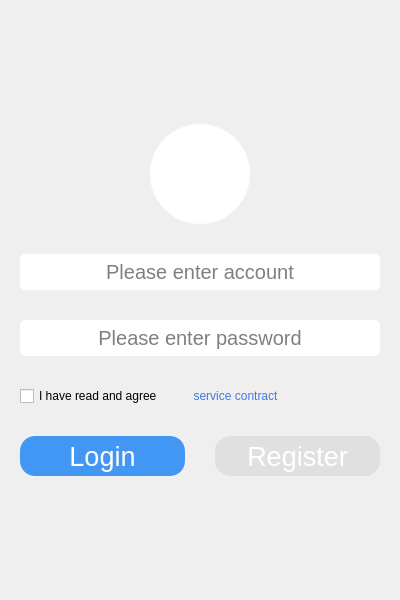
<?xml version="1.0" encoding="UTF-8"?>
<ui version="4.0">
 <class>Form</class>
 <widget class="QWidget" name="Form">
  <property name="geometry">
   <rect>
    <x>0</x>
    <y>0</y>
    <width>400</width>
    <height>600</height>
   </rect>
  </property>
  <property name="minimumSize">
   <size>
    <width>400</width>
    <height>600</height>
   </size>
  </property>
  <property name="maximumSize">
   <size>
    <width>400</width>
    <height>600</height>
   </size>
  </property>
  <property name="windowTitle">
   <string>NCL Chat Room</string>
  </property>
  <layout class="QHBoxLayout" name="horizontalLayout">
   <item>
    <widget class="QStackedWidget" name="stackedWidget">
     <property name="currentIndex">
      <number>0</number>
     </property>
     <widget class="QWidget" name="page">
      <layout class="QHBoxLayout" name="horizontalLayout_5">
       <item>
        <layout class="QVBoxLayout" name="verticalLayout">
         <property name="spacing">
          <number>30</number>
         </property>
         <item>
          <spacer name="verticalSpacer">
           <property name="orientation">
            <enum>Qt::Vertical</enum>
           </property>
           <property name="sizeHint" stdset="0">
            <size>
             <width>20</width>
             <height>40</height>
            </size>
           </property>
          </spacer>
         </item>
         <item>
          <layout class="QHBoxLayout" name="horizontalLayout_4">
           <item>
            <spacer name="horizontalSpacer_3">
             <property name="orientation">
              <enum>Qt::Horizontal</enum>
             </property>
             <property name="sizeHint" stdset="0">
              <size>
               <width>40</width>
               <height>20</height>
              </size>
             </property>
            </spacer>
           </item>
           <item>
            <widget class="QLabel" name="label">
             <property name="minimumSize">
              <size>
               <width>100</width>
               <height>100</height>
              </size>
             </property>
             <property name="maximumSize">
              <size>
               <width>100</width>
               <height>100</height>
              </size>
             </property>
             <property name="styleSheet">
              <string notr="true">border-radius: 50px;
background-color: rgb(255, 255, 255);
image: url(imgs/logo.png);
padding: 10px;
</string>
             </property>
             <property name="text">
              <string/>
             </property>
            </widget>
           </item>
           <item>
            <spacer name="horizontalSpacer_2">
             <property name="orientation">
              <enum>Qt::Horizontal</enum>
             </property>
             <property name="sizeHint" stdset="0">
              <size>
               <width>40</width>
               <height>20</height>
              </size>
             </property>
            </spacer>
           </item>
          </layout>
         </item>
         <item>
          <widget class="QLineEdit" name="lineEdit">
           <property name="font">
            <font>
             <pointsize>15</pointsize>
            </font>
           </property>
           <property name="styleSheet">
            <string notr="true">border-radius:5px;
background-color: rgb(255, 255, 255);
padding:5px;</string>
           </property>
           <property name="alignment">
            <set>Qt::AlignCenter</set>
           </property>
           <property name="placeholderText">
            <string>Please enter account</string>
           </property>
          </widget>
         </item>
         <item>
          <widget class="QLineEdit" name="lineEdit_2">
           <property name="font">
            <font>
             <pointsize>15</pointsize>
            </font>
           </property>
           <property name="styleSheet">
            <string notr="true">border-radius:5px;
background-color: rgb(255, 255, 255);
padding:5px;</string>
           </property>
           <property name="echoMode">
            <enum>QLineEdit::Password</enum>
           </property>
           <property name="alignment">
            <set>Qt::AlignCenter</set>
           </property>
           <property name="placeholderText">
            <string>Please enter password</string>
           </property>
          </widget>
         </item>
         <item>
          <layout class="QHBoxLayout" name="horizontalLayout_2">
           <item>
            <widget class="QCheckBox" name="checkBox">
             <property name="text">
              <string>I have read and agree</string>
             </property>
            </widget>
           </item>
           <item>
            <widget class="QPushButton" name="pushButton_3">
             <property name="styleSheet">
              <string notr="true">border: none;
color: rgb(69, 119, 223);</string>
             </property>
             <property name="text">
              <string>service contract</string>
             </property>
            </widget>
           </item>
           <item>
            <spacer name="horizontalSpacer">
             <property name="orientation">
              <enum>Qt::Horizontal</enum>
             </property>
             <property name="sizeHint" stdset="0">
              <size>
               <width>40</width>
               <height>20</height>
              </size>
             </property>
            </spacer>
           </item>
          </layout>
         </item>
         <item>
          <layout class="QHBoxLayout" name="horizontalLayout_3">
           <item>
            <widget class="QPushButton" name="pushButton">
             <property name="minimumSize">
              <size>
               <width>0</width>
               <height>40</height>
              </size>
             </property>
             <property name="font">
              <font>
               <pointsize>20</pointsize>
              </font>
             </property>
             <property name="styleSheet">
              <string notr="true">QPushButton{
border-radius:15px;
color: rgb(255, 255, 255);
background-color: rgb(67, 151, 244);
}
QPushButton:hover{
background-color: rgb(15, 110, 210);
}
QPushButton:pressed{
background-color: rgb(10, 89, 178);
}</string>
             </property>
             <property name="text">
              <string>Login</string>
             </property>
            </widget>
           </item>
           <item>
            <widget class="QPushButton" name="pushButton_2">
             <property name="minimumSize">
              <size>
               <width>0</width>
               <height>40</height>
              </size>
             </property>
             <property name="font">
              <font>
               <pointsize>20</pointsize>
              </font>
             </property>
             <property name="styleSheet">
              <string notr="true">QPushButton{
border-radius:15px;
color: rgb(255, 255, 255);
background-color: rgb(224, 224, 224);
}
QPushButton:hover{
background-color: rgb(194, 194, 194);
}
QPushButton:pressed{
background-color: rgb(163, 163, 163);
}
</string>
             </property>
             <property name="text">
              <string>Register</string>
             </property>
            </widget>
           </item>
          </layout>
         </item>
         <item>
          <spacer name="verticalSpacer_2">
           <property name="orientation">
            <enum>Qt::Vertical</enum>
           </property>
           <property name="sizeHint" stdset="0">
            <size>
             <width>20</width>
             <height>40</height>
            </size>
           </property>
          </spacer>
         </item>
        </layout>
       </item>
      </layout>
     </widget>
     <widget class="QWidget" name="page_2">
      <layout class="QHBoxLayout" name="horizontalLayout_7">
       <item>
        <layout class="QVBoxLayout" name="verticalLayout_2">
         <property name="spacing">
          <number>30</number>
         </property>
         <item>
          <spacer name="verticalSpacer_3">
           <property name="orientation">
            <enum>Qt::Vertical</enum>
           </property>
           <property name="sizeHint" stdset="0">
            <size>
             <width>20</width>
             <height>40</height>
            </size>
           </property>
          </spacer>
         </item>
         <item>
          <layout class="QHBoxLayout" name="horizontalLayout_6">
           <item>
            <spacer name="horizontalSpacer_4">
             <property name="orientation">
              <enum>Qt::Horizontal</enum>
             </property>
             <property name="sizeHint" stdset="0">
              <size>
               <width>40</width>
               <height>20</height>
              </size>
             </property>
            </spacer>
           </item>
           <item>
            <widget class="QLabel" name="label_2">
             <property name="minimumSize">
              <size>
               <width>100</width>
               <height>100</height>
              </size>
             </property>
             <property name="maximumSize">
              <size>
               <width>100</width>
               <height>100</height>
              </size>
             </property>
             <property name="styleSheet">
              <string notr="true">border-radius: 50px;
background-color: rgb(255, 255, 255);
image: url(imgs/logo.png);
padding: 10px;
</string>
             </property>
             <property name="text">
              <string/>
             </property>
            </widget>
           </item>
           <item>
            <spacer name="horizontalSpacer_5">
             <property name="orientation">
              <enum>Qt::Horizontal</enum>
             </property>
             <property name="sizeHint" stdset="0">
              <size>
               <width>40</width>
               <height>20</height>
              </size>
             </property>
            </spacer>
           </item>
          </layout>
         </item>
         <item>
          <widget class="QLineEdit" name="lineEdit_3">
           <property name="font">
            <font>
             <pointsize>15</pointsize>
            </font>
           </property>
           <property name="styleSheet">
            <string notr="true">border-radius:5px;
background-color: rgb(255, 255, 255);
padding:5px;</string>
           </property>
           <property name="alignment">
            <set>Qt::AlignCenter</set>
           </property>
           <property name="placeholderText">
            <string>Please enter account</string>
           </property>
          </widget>
         </item>
         <item>
          <widget class="QLineEdit" name="lineEdit_4">
           <property name="font">
            <font>
             <pointsize>15</pointsize>
            </font>
           </property>
           <property name="styleSheet">
            <string notr="true">border-radius:5px;
background-color: rgb(255, 255, 255);
padding:5px;</string>
           </property>
           <property name="echoMode">
            <enum>QLineEdit::Password</enum>
           </property>
           <property name="alignment">
            <set>Qt::AlignCenter</set>
           </property>
           <property name="placeholderText">
            <string>Please enter password</string>
           </property>
          </widget>
         </item>
         <item>
          <widget class="QLineEdit" name="lineEdit_5">
           <property name="font">
            <font>
             <pointsize>15</pointsize>
            </font>
           </property>
           <property name="styleSheet">
            <string notr="true">border-radius:5px;
background-color: rgb(255, 255, 255);
padding:5px;</string>
           </property>
           <property name="echoMode">
            <enum>QLineEdit::Password</enum>
           </property>
           <property name="alignment">
            <set>Qt::AlignCenter</set>
           </property>
           <property name="placeholderText">
            <string>Please verify password</string>
           </property>
          </widget>
         </item>
         <item>
          <layout class="QHBoxLayout" name="horizontalLayout_8">
           <item>
            <widget class="QPushButton" name="pushButton_6">
             <property name="minimumSize">
              <size>
               <width>0</width>
               <height>40</height>
              </size>
             </property>
             <property name="font">
              <font>
               <pointsize>20</pointsize>
              </font>
             </property>
             <property name="styleSheet">
              <string notr="true">QPushButton{
border-radius:15px;
color: rgb(255, 255, 255);
background-color: rgb(224, 224, 224);
}
QPushButton:hover{
background-color: rgb(194, 194, 194);
}
QPushButton:pressed{
background-color: rgb(163, 163, 163);
}
</string>
             </property>
             <property name="text">
              <string>Login</string>
             </property>
            </widget>
           </item>
           <item>
            <widget class="QPushButton" name="pushButton_5">
             <property name="minimumSize">
              <size>
               <width>0</width>
               <height>40</height>
              </size>
             </property>
             <property name="font">
              <font>
               <pointsize>20</pointsize>
              </font>
             </property>
             <property name="styleSheet">
              <string notr="true">QPushButton{
border-radius:15px;
color: rgb(255, 255, 255);
background-color: rgb(67, 151, 244);
}
QPushButton:hover{
background-color: rgb(15, 110, 210);
}
QPushButton:pressed{
background-color: rgb(10, 89, 178);
}</string>
             </property>
             <property name="text">
              <string>Register</string>
             </property>
            </widget>
           </item>
          </layout>
         </item>
         <item>
          <spacer name="verticalSpacer_4">
           <property name="orientation">
            <enum>Qt::Vertical</enum>
           </property>
           <property name="sizeHint" stdset="0">
            <size>
             <width>20</width>
             <height>40</height>
            </size>
           </property>
          </spacer>
         </item>
        </layout>
       </item>
      </layout>
     </widget>
    </widget>
   </item>
  </layout>
 </widget>
 <resources/>
 <connections>
  <connection>
   <sender>pushButton</sender>
   <signal>clicked()</signal>
   <receiver>Form</receiver>
   <slot>login()</slot>
   <hints>
    <hint type="sourcelabel">
     <x>108</x>
     <y>430</y>
    </hint>
    <hint type="destinationlabel">
     <x>342</x>
     <y>538</y>
    </hint>
   </hints>
  </connection>
  <connection>
   <sender>pushButton_2</sender>
   <signal>clicked()</signal>
   <receiver>Form</receiver>
   <slot>open_register_page()</slot>
   <hints>
    <hint type="sourcelabel">
     <x>261</x>
     <y>434</y>
    </hint>
    <hint type="destinationlabel">
     <x>373</x>
     <y>479</y>
    </hint>
   </hints>
  </connection>
  <connection>
   <sender>lineEdit</sender>
   <signal>returnPressed()</signal>
   <receiver>Form</receiver>
   <slot>login()</slot>
   <hints>
    <hint type="sourcelabel">
     <x>216</x>
     <y>255</y>
    </hint>
    <hint type="destinationlabel">
     <x>370</x>
     <y>248</y>
    </hint>
   </hints>
  </connection>
  <connection>
   <sender>lineEdit_2</sender>
   <signal>returnPressed()</signal>
   <receiver>Form</receiver>
   <slot>login()</slot>
   <hints>
    <hint type="sourcelabel">
     <x>240</x>
     <y>303</y>
    </hint>
    <hint type="destinationlabel">
     <x>373</x>
     <y>309</y>
    </hint>
   </hints>
  </connection>
  <connection>
   <sender>pushButton_3</sender>
   <signal>clicked()</signal>
   <receiver>Form</receiver>
   <slot>protocol()</slot>
   <hints>
    <hint type="sourcelabel">
     <x>242</x>
     <y>368</y>
    </hint>
    <hint type="destinationlabel">
     <x>376</x>
     <y>364</y>
    </hint>
   </hints>
  </connection>
  <connection>
   <sender>pushButton_6</sender>
   <signal>clicked()</signal>
   <receiver>Form</receiver>
   <slot>open_login_page()</slot>
   <hints>
    <hint type="sourcelabel">
     <x>119</x>
     <y>421</y>
    </hint>
    <hint type="destinationlabel">
     <x>302</x>
     <y>559</y>
    </hint>
   </hints>
  </connection>
  <connection>
   <sender>pushButton_5</sender>
   <signal>clicked()</signal>
   <receiver>Form</receiver>
   <slot>register()</slot>
   <hints>
    <hint type="sourcelabel">
     <x>299</x>
     <y>422</y>
    </hint>
    <hint type="destinationlabel">
     <x>384</x>
     <y>437</y>
    </hint>
   </hints>
  </connection>
  <connection>
   <sender>lineEdit_3</sender>
   <signal>returnPressed()</signal>
   <receiver>Form</receiver>
   <slot>register()</slot>
   <hints>
    <hint type="sourcelabel">
     <x>233</x>
     <y>239</y>
    </hint>
    <hint type="destinationlabel">
     <x>367</x>
     <y>242</y>
    </hint>
   </hints>
  </connection>
  <connection>
   <sender>lineEdit_4</sender>
   <signal>returnPressed()</signal>
   <receiver>Form</receiver>
   <slot>register()</slot>
   <hints>
    <hint type="sourcelabel">
     <x>265</x>
     <y>301</y>
    </hint>
    <hint type="destinationlabel">
     <x>370</x>
     <y>299</y>
    </hint>
   </hints>
  </connection>
  <connection>
   <sender>lineEdit_5</sender>
   <signal>returnPressed()</signal>
   <receiver>Form</receiver>
   <slot>register()</slot>
   <hints>
    <hint type="sourcelabel">
     <x>269</x>
     <y>364</y>
    </hint>
    <hint type="destinationlabel">
     <x>372</x>
     <y>360</y>
    </hint>
   </hints>
  </connection>
 </connections>
 <slots>
  <slot>login()</slot>
  <slot>open_register_page()</slot>
  <slot>protocol()</slot>
  <slot>open_login_page()</slot>
  <slot>register()</slot>
 </slots>
</ui>
